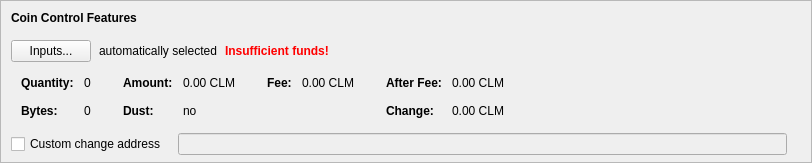
      <widget class="QFrame" name="frameCoinControl">
       <property name="sizePolicy">
        <sizepolicy hsizetype="Expanding" vsizetype="Fixed">
         <horstretch>0</horstretch>
         <verstretch>0</verstretch>
        </sizepolicy>
       </property>
       <property name="maximumSize">
        <size>
         <width>16777215</width>
         <height>16777215</height>
        </size>
       </property>
       <property name="frameShape">
        <enum>QFrame::StyledPanel</enum>
       </property>
       <property name="frameShadow">
        <enum>QFrame::Sunken</enum>
       </property>
       <layout class="QVBoxLayout" name="verticalLayoutCoinControl2">
        <property name="spacing">
         <number>0</number>
        </property>
        <property name="leftMargin">
         <number>0</number>
        </property>
        <property name="topMargin">
         <number>0</number>
        </property>
        <property name="rightMargin">
         <number>0</number>
        </property>
        <property name="bottomMargin">
         <number>6</number>
        </property>
        <item>
         <layout class="QVBoxLayout" name="verticalLayoutCoinControl" stretch="0,0,0,0,0">
          <property name="spacing">
           <number>0</number>
          </property>
          <property name="leftMargin">
           <number>10</number>
          </property>
          <property name="topMargin">
           <number>10</number>
          </property>
          <item>
           <layout class="QHBoxLayout" name="horizontalLayoutCoinControl1">
            <property name="bottomMargin">
             <number>15</number>
            </property>
            <item>
             <widget class="QLabel" name="labelCoinControlFeatures">
              <property name="sizePolicy">
               <sizepolicy hsizetype="Preferred" vsizetype="Maximum">
                <horstretch>0</horstretch>
                <verstretch>0</verstretch>
               </sizepolicy>
              </property>
              <property name="font">
               <font>
                <weight>75</weight>
                <bold>true</bold>
               </font>
              </property>
              <property name="styleSheet">
               <string notr="true">font-weight:bold;</string>
              </property>
              <property name="text">
               <string>Coin Control Features</string>
              </property>
             </widget>
            </item>
           </layout>
          </item>
          <item>
           <layout class="QHBoxLayout" name="horizontalLayoutCoinControl2" stretch="0,0,0,0">
            <property name="spacing">
             <number>8</number>
            </property>
            <property name="bottomMargin">
             <number>10</number>
            </property>
            <item>
             <widget class="QPushButton" name="pushButtonCoinControl">
              <property name="styleSheet">
               <string notr="true"/>
              </property>
              <property name="text">
               <string>Inputs...</string>
              </property>
              <property name="autoDefault">
               <bool>false</bool>
              </property>
             </widget>
            </item>
            <item>
             <widget class="QLabel" name="labelCoinControlAutomaticallySelected">
              <property name="text">
               <string>automatically selected</string>
              </property>
              <property name="margin">
               <number>5</number>
              </property>
             </widget>
            </item>
            <item>
             <widget class="QLabel" name="labelCoinControlInsuffFunds">
              <property name="font">
               <font>
                <weight>75</weight>
                <bold>true</bold>
               </font>
              </property>
              <property name="styleSheet">
               <string notr="true">color:red;font-weight:bold;</string>
              </property>
              <property name="text">
               <string>Insufficient funds!</string>
              </property>
              <property name="margin">
               <number>5</number>
              </property>
             </widget>
            </item>
            <item>
             <spacer name="horizontalSpacerCoinControl">
              <property name="orientation">
               <enum>Qt::Horizontal</enum>
              </property>
              <property name="sizeHint" stdset="0">
               <size>
                <width>40</width>
                <height>1</height>
               </size>
              </property>
             </spacer>
            </item>
           </layout>
          </item>
          <item>
           <widget class="QWidget" name="widgetCoinControl" native="true">
            <property name="sizePolicy">
             <sizepolicy hsizetype="Preferred" vsizetype="Preferred">
              <horstretch>0</horstretch>
              <verstretch>0</verstretch>
             </sizepolicy>
            </property>
            <property name="minimumSize">
             <size>
              <width>0</width>
              <height>0</height>
             </size>
            </property>
            <property name="styleSheet">
             <string notr="true"/>
            </property>
            <layout class="QHBoxLayout" name="horizontalLayoutCoinControl5">
             <property name="leftMargin">
              <number>0</number>
             </property>
             <property name="topMargin">
              <number>0</number>
             </property>
             <property name="rightMargin">
              <number>0</number>
             </property>
             <property name="bottomMargin">
              <number>0</number>
             </property>
             <item>
              <layout class="QHBoxLayout" name="horizontalLayoutCoinControl3" stretch="0,0,0,1">
               <property name="spacing">
                <number>20</number>
               </property>
               <property name="topMargin">
                <number>0</number>
               </property>
               <property name="bottomMargin">
                <number>10</number>
               </property>
               <item>
                <layout class="QFormLayout" name="formLayoutCoinControl1">
                 <property name="horizontalSpacing">
                  <number>10</number>
                 </property>
                 <property name="verticalSpacing">
                  <number>14</number>
                 </property>
                 <property name="leftMargin">
                  <number>10</number>
                 </property>
                 <property name="topMargin">
                  <number>4</number>
                 </property>
                 <property name="rightMargin">
                  <number>6</number>
                 </property>
                 <item row="0" column="0">
                  <widget class="QLabel" name="labelCoinControlQuantityText">
                   <property name="font">
                    <font>
                     <weight>75</weight>
                     <bold>true</bold>
                    </font>
                   </property>
                   <property name="text">
                    <string>Quantity:</string>
                   </property>
                   <property name="margin">
                    <number>0</number>
                   </property>
                  </widget>
                 </item>
                 <item row="0" column="1">
                  <widget class="QLabel" name="labelCoinControlQuantity">
                   <property name="cursor">
                    <cursorShape>IBeamCursor</cursorShape>
                   </property>
                   <property name="contextMenuPolicy">
                    <enum>Qt::ActionsContextMenu</enum>
                   </property>
                   <property name="text">
                    <string notr="true">0</string>
                   </property>
                   <property name="margin">
                    <number>0</number>
                   </property>
                   <property name="textInteractionFlags">
                    <set>Qt::LinksAccessibleByMouse|Qt::TextSelectableByKeyboard|Qt::TextSelectableByMouse</set>
                   </property>
                  </widget>
                 </item>
                 <item row="1" column="0">
                  <widget class="QLabel" name="labelCoinControlBytesText">
                   <property name="font">
                    <font>
                     <weight>75</weight>
                     <bold>true</bold>
                    </font>
                   </property>
                   <property name="text">
                    <string>Bytes:</string>
                   </property>
                  </widget>
                 </item>
                 <item row="1" column="1">
                  <widget class="QLabel" name="labelCoinControlBytes">
                   <property name="cursor">
                    <cursorShape>IBeamCursor</cursorShape>
                   </property>
                   <property name="contextMenuPolicy">
                    <enum>Qt::ActionsContextMenu</enum>
                   </property>
                   <property name="text">
                    <string notr="true">0</string>
                   </property>
                   <property name="textInteractionFlags">
                    <set>Qt::LinksAccessibleByMouse|Qt::TextSelectableByKeyboard|Qt::TextSelectableByMouse</set>
                   </property>
                  </widget>
                 </item>
                </layout>
               </item>
               <item>
                <layout class="QFormLayout" name="formLayoutCoinControl2">
                 <property name="horizontalSpacing">
                  <number>10</number>
                 </property>
                 <property name="verticalSpacing">
                  <number>14</number>
                 </property>
                 <property name="leftMargin">
                  <number>6</number>
                 </property>
                 <property name="topMargin">
                  <number>4</number>
                 </property>
                 <property name="rightMargin">
                  <number>6</number>
                 </property>
                 <item row="0" column="0">
                  <widget class="QLabel" name="labelCoinControlAmountText">
                   <property name="font">
                    <font>
                     <weight>75</weight>
                     <bold>true</bold>
                    </font>
                   </property>
                   <property name="text">
                    <string>Amount:</string>
                   </property>
                   <property name="margin">
                    <number>0</number>
                   </property>
                  </widget>
                 </item>
                 <item row="0" column="1">
                  <widget class="QLabel" name="labelCoinControlAmount">
                   <property name="cursor">
                    <cursorShape>IBeamCursor</cursorShape>
                   </property>
                   <property name="contextMenuPolicy">
                    <enum>Qt::ActionsContextMenu</enum>
                   </property>
                   <property name="text">
                    <string notr="true">0.00 CLM</string>
                   </property>
                   <property name="textInteractionFlags">
                    <set>Qt::LinksAccessibleByMouse|Qt::TextSelectableByKeyboard|Qt::TextSelectableByMouse</set>
                   </property>
                  </widget>
                 </item>
                 <item row="1" column="0">
                  <widget class="QLabel" name="labelCoinControlLowOutputText">
                   <property name="font">
                    <font>
                     <weight>75</weight>
                     <bold>true</bold>
                    </font>
                   </property>
                   <property name="text">
                    <string>Dust:</string>
                   </property>
                  </widget>
                 </item>
                 <item row="1" column="1">
                  <widget class="QLabel" name="labelCoinControlLowOutput">
                   <property name="cursor">
                    <cursorShape>IBeamCursor</cursorShape>
                   </property>
                   <property name="contextMenuPolicy">
                    <enum>Qt::ActionsContextMenu</enum>
                   </property>
                   <property name="text">
                    <string notr="true">no</string>
                   </property>
                   <property name="textInteractionFlags">
                    <set>Qt::LinksAccessibleByMouse|Qt::TextSelectableByKeyboard|Qt::TextSelectableByMouse</set>
                   </property>
                  </widget>
                 </item>
                </layout>
               </item>
               <item>
                <layout class="QFormLayout" name="formLayoutCoinControl3">
                 <property name="horizontalSpacing">
                  <number>10</number>
                 </property>
                 <property name="verticalSpacing">
                  <number>14</number>
                 </property>
                 <property name="leftMargin">
                  <number>6</number>
                 </property>
                 <property name="topMargin">
                  <number>4</number>
                 </property>
                 <property name="rightMargin">
                  <number>6</number>
                 </property>
                 <item row="0" column="0">
                  <widget class="QLabel" name="labelCoinControlFeeText">
                   <property name="font">
                    <font>
                     <weight>75</weight>
                     <bold>true</bold>
                    </font>
                   </property>
                   <property name="text">
                    <string>Fee:</string>
                   </property>
                   <property name="margin">
                    <number>0</number>
                   </property>
                  </widget>
                 </item>
                 <item row="0" column="1">
                  <widget class="QLabel" name="labelCoinControlFee">
                   <property name="cursor">
                    <cursorShape>IBeamCursor</cursorShape>
                   </property>
                   <property name="contextMenuPolicy">
                    <enum>Qt::ActionsContextMenu</enum>
                   </property>
                   <property name="text">
                    <string notr="true">0.00 CLM</string>
                   </property>
                   <property name="textInteractionFlags">
                    <set>Qt::LinksAccessibleByMouse|Qt::TextSelectableByKeyboard|Qt::TextSelectableByMouse</set>
                   </property>
                  </widget>
                 </item>
                </layout>
               </item>
               <item>
                <layout class="QFormLayout" name="formLayoutCoinControl4">
                 <property name="horizontalSpacing">
                  <number>10</number>
                 </property>
                 <property name="verticalSpacing">
                  <number>14</number>
                 </property>
                 <property name="leftMargin">
                  <number>6</number>
                 </property>
                 <property name="topMargin">
                  <number>4</number>
                 </property>
                 <property name="rightMargin">
                  <number>6</number>
                 </property>
                 <item row="0" column="0">
                  <widget class="QLabel" name="labelCoinControlAfterFeeText">
                   <property name="font">
                    <font>
                     <weight>75</weight>
                     <bold>true</bold>
                    </font>
                   </property>
                   <property name="text">
                    <string>After Fee:</string>
                   </property>
                   <property name="margin">
                    <number>0</number>
                   </property>
                  </widget>
                 </item>
                 <item row="0" column="1">
                  <widget class="QLabel" name="labelCoinControlAfterFee">
                   <property name="cursor">
                    <cursorShape>IBeamCursor</cursorShape>
                   </property>
                   <property name="contextMenuPolicy">
                    <enum>Qt::ActionsContextMenu</enum>
                   </property>
                   <property name="text">
                    <string notr="true">0.00 CLM</string>
                   </property>
                   <property name="textInteractionFlags">
                    <set>Qt::LinksAccessibleByMouse|Qt::TextSelectableByKeyboard|Qt::TextSelectableByMouse</set>
                   </property>
                  </widget>
                 </item>
                 <item row="1" column="0">
                  <widget class="QLabel" name="labelCoinControlChangeText">
                   <property name="font">
                    <font>
                     <weight>75</weight>
                     <bold>true</bold>
                    </font>
                   </property>
                   <property name="text">
                    <string>Change:</string>
                   </property>
                  </widget>
                 </item>
                 <item row="1" column="1">
                  <widget class="QLabel" name="labelCoinControlChange">
                   <property name="cursor">
                    <cursorShape>IBeamCursor</cursorShape>
                   </property>
                   <property name="contextMenuPolicy">
                    <enum>Qt::ActionsContextMenu</enum>
                   </property>
                   <property name="text">
                    <string notr="true">0.00 CLM</string>
                   </property>
                   <property name="textInteractionFlags">
                    <set>Qt::LinksAccessibleByMouse|Qt::TextSelectableByKeyboard|Qt::TextSelectableByMouse</set>
                   </property>
                  </widget>
                 </item>
                </layout>
               </item>
              </layout>
             </item>
            </layout>
           </widget>
          </item>
          <item>
           <layout class="QHBoxLayout" name="horizontalLayoutCoinControl4" stretch="0,0,0">
            <property name="spacing">
             <number>12</number>
            </property>
            <property name="sizeConstraint">
             <enum>QLayout::SetDefaultConstraint</enum>
            </property>
            <property name="topMargin">
             <number>5</number>
            </property>
            <property name="rightMargin">
             <number>5</number>
            </property>
            <item>
             <widget class="QCheckBox" name="checkBoxCoinControlChange">
              <property name="toolTip">
               <string>If this is activated, but the change address is empty or invalid, change will be sent to a newly generated address.</string>
              </property>
              <property name="text">
               <string>Custom change address</string>
              </property>
             </widget>
            </item>
            <item>
             <widget class="QValidatedLineEdit" name="lineEditCoinControlChange">
              <property name="enabled">
               <bool>false</bool>
              </property>
              <property name="sizePolicy">
               <sizepolicy hsizetype="Expanding" vsizetype="Fixed">
                <horstretch>0</horstretch>
                <verstretch>0</verstretch>
               </sizepolicy>
              </property>
             </widget>
            </item>
            <item>
             <widget class="QLabel" name="labelCoinControlChangeLabel">
              <property name="sizePolicy">
               <sizepolicy hsizetype="Preferred" vsizetype="Expanding">
                <horstretch>0</horstretch>
                <verstretch>0</verstretch>
               </sizepolicy>
              </property>
              <property name="minimumSize">
               <size>
                <width>0</width>
                <height>0</height>
               </size>
              </property>
              <property name="text">
               <string/>
              </property>
              <property name="margin">
               <number>3</number>
              </property>
             </widget>
            </item>
           </layout>
          </item>
          <item>
           <spacer name="verticalSpacerCoinControl">
            <property name="orientation">
             <enum>Qt::Vertical</enum>
            </property>
            <property name="sizeHint" stdset="0">
             <size>
              <width>800</width>
              <height>1</height>
             </size>
            </property>
           </spacer>
          </item>
         </layout>
        </item>
       </layout>
      </widget>
